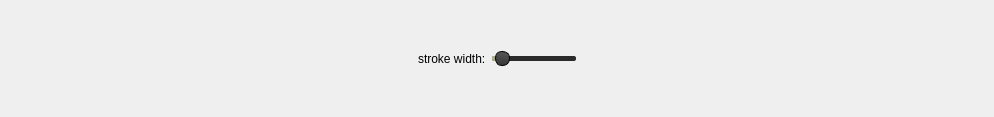
<?xml version="1.0" encoding="UTF-8"?>
<ui version="4.0">
 <class>EllipseProps</class>
 <widget class="QWidget" name="EllipseProps">
  <property name="geometry">
   <rect>
    <x>0</x>
    <y>0</y>
    <width>994</width>
    <height>117</height>
   </rect>
  </property>
  <property name="sizePolicy">
   <sizepolicy hsizetype="Expanding" vsizetype="Expanding">
    <horstretch>0</horstretch>
    <verstretch>0</verstretch>
   </sizepolicy>
  </property>
  <property name="windowTitle">
   <string>Form</string>
  </property>
  <layout class="QHBoxLayout" name="horizontalLayout">
   <item>
    <spacer name="horizontalSpacer_2">
     <property name="orientation">
      <enum>Qt::Horizontal</enum>
     </property>
     <property name="sizeHint" stdset="0">
      <size>
       <width>382</width>
       <height>20</height>
      </size>
     </property>
    </spacer>
   </item>
   <item>
    <widget class="QLabel" name="widthLabel">
     <property name="sizePolicy">
      <sizepolicy hsizetype="Preferred" vsizetype="Preferred">
       <horstretch>0</horstretch>
       <verstretch>0</verstretch>
      </sizepolicy>
     </property>
     <property name="styleSheet">
      <string notr="true"/>
     </property>
     <property name="text">
      <string>stroke width:</string>
     </property>
     <property name="textFormat">
      <enum>Qt::AutoText</enum>
     </property>
    </widget>
   </item>
   <item>
    <widget class="QSlider" name="widthSlider">
     <property name="sizePolicy">
      <sizepolicy hsizetype="Fixed" vsizetype="Expanding">
       <horstretch>0</horstretch>
       <verstretch>0</verstretch>
      </sizepolicy>
     </property>
     <property name="minimumSize">
      <size>
       <width>0</width>
       <height>0</height>
      </size>
     </property>
     <property name="maximumSize">
      <size>
       <width>16777215</width>
       <height>16777215</height>
      </size>
     </property>
     <property name="cursor">
      <cursorShape>PointingHandCursor</cursorShape>
     </property>
     <property name="styleSheet">
      <string notr="true">QSlider::groove {
    height: 5px;
	background: #2a2a2a;
	border-radius: 2px;
}

QSlider::handle{
    background: qlineargradient(x1:0, y1:0, x2:0, y2:1, stop:0 #555, stop:1 #383838);;
	width: 13px;
    margin: -5px 0;     
	border: 1px solid black;
	border-radius: 7px;
}

QSlider::sub-page {
	background: #aeb08d;
	border-radius: 2px;
}</string>
     </property>
     <property name="minimum">
      <number>1</number>
     </property>
     <property name="maximum">
      <number>100</number>
     </property>
     <property name="value">
      <number>5</number>
     </property>
     <property name="orientation">
      <enum>Qt::Horizontal</enum>
     </property>
     <property name="invertedAppearance">
      <bool>false</bool>
     </property>
     <property name="invertedControls">
      <bool>false</bool>
     </property>
    </widget>
   </item>
   <item>
    <spacer name="horizontalSpacer">
     <property name="orientation">
      <enum>Qt::Horizontal</enum>
     </property>
     <property name="sizeType">
      <enum>QSizePolicy::Expanding</enum>
     </property>
     <property name="sizeHint" stdset="0">
      <size>
       <width>381</width>
       <height>20</height>
      </size>
     </property>
    </spacer>
   </item>
  </layout>
 </widget>
 <resources/>
 <connections>
  <connection>
   <sender>widthSlider</sender>
   <signal>valueChanged(int)</signal>
   <receiver>EllipseProps</receiver>
   <slot>onWidthSliderChanged(int)</slot>
   <hints>
    <hint type="sourcelabel">
     <x>595</x>
     <y>81</y>
    </hint>
    <hint type="destinationlabel">
     <x>614</x>
     <y>92</y>
    </hint>
   </hints>
  </connection>
 </connections>
 <slots>
  <slot>onWidthSliderChanged(int)</slot>
 </slots>
</ui>
